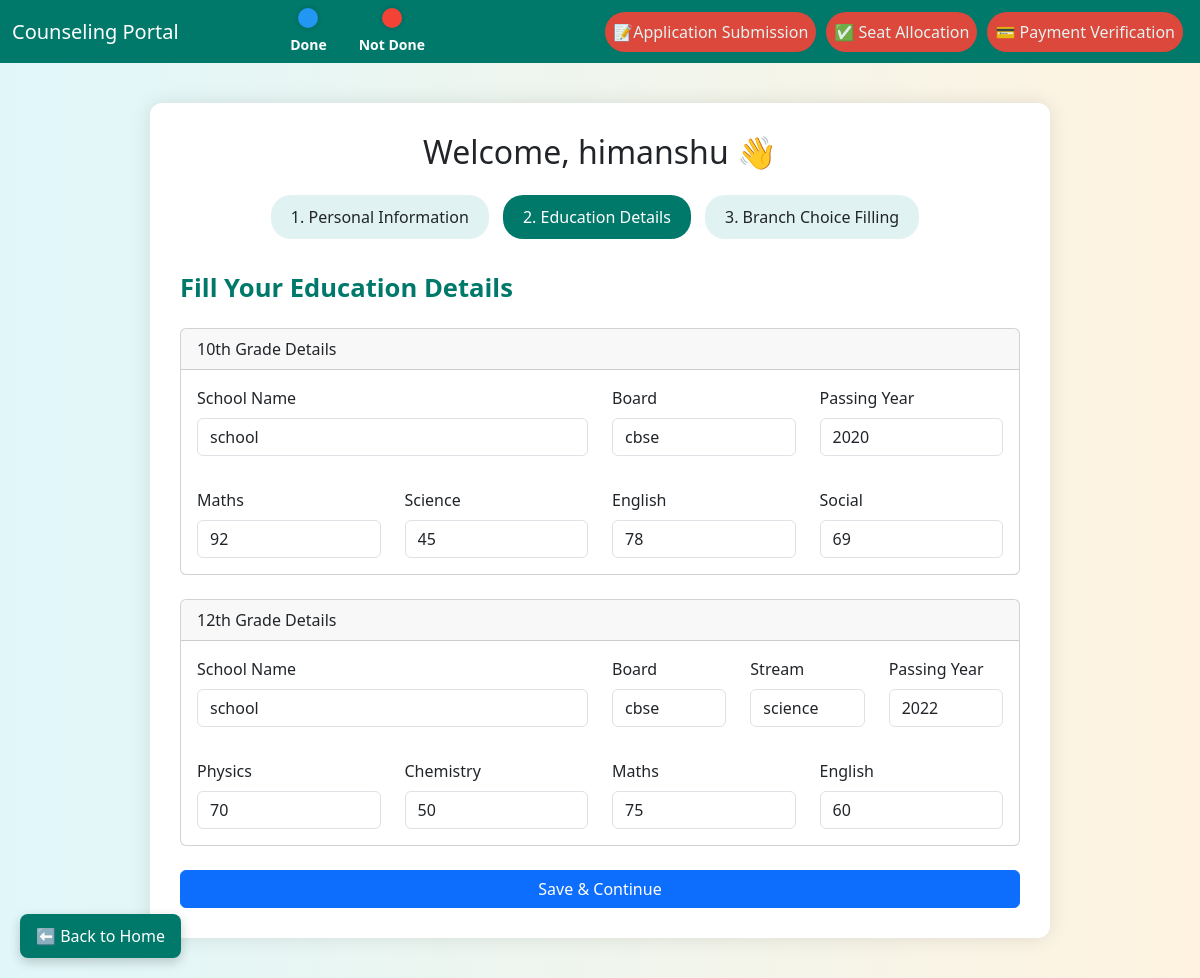
The page /student/education/ (signed in) on the database its author committed.
### SCP_PORTAL/models.py (models this page shows, shortened)
class StudentProfile(models.Model):
    user = models.OneToOneField(User, on_delete=models.CASCADE)
    full_name = models.CharField(max_length=100)
    age = models.PositiveIntegerField()
    gender = models.CharField(max_length=10)
    contact = models.CharField(max_length=15)
    school_10      = models.CharField(max_length=255, blank=True)
    tenth_board    = models.CharField(max_length=100, null=True, blank=True)
    year_10 = models.IntegerField(null=True, blank=True)
    maths_10 = models.IntegerField(null=True, blank=True)
    science_10 = models.IntegerField(null=True, blank=True)
    english_10 = models.IntegerField(null=True, blank=True)
    social_10 = models.IntegerField(null=True, blank=True)
    tenth_percentage = models.FloatField(null=True, blank=True)
    school_12       = models.CharField(max_length=255, blank=True)
    twelfth_board   = models.CharField(max_length=100, null=True, blank=True)
    twelfth_stream  = models.CharField(max_length=50, null=True, blank=True)
    year_12 = models.IntegerField(null=True, blank=True)
    physics_12 = models.IntegerField(null=True, blank=True)
    chemistry_12 = models.IntegerField(null=True, blank=True)
    maths_12 = models.IntegerField(null=True, blank=True)
    english_12 = models.IntegerField(null=True, blank=True)
    twelfth_percentage = models.FloatField(null=True, blank=True)
    choice_1 = models.CharField(max_length=100, default="")
    choice_2 = models.CharField(max_length=100, default="")
    choice_3 = models.CharField(max_length=100, default="")
    allocated_branch = models.CharField(max_length=100, null=True, blank=True)
    branch_accepted = models.BooleanField(default=False)
    payment_verified = models.BooleanField(default=False)
    receipt = models.FileField(upload_to='receipts/', null=True, blank=True)  # NEW

### SCP_PORTAL/views.py (the view)
# urls.py: path('student/education/', views.education_info, name='education_info'),
@login_required
def education_info(request):
    profile, _ = StudentProfile.objects.get_or_create(user=request.user)
    return render(request, 'education_info.html', {
        'profile': profile
    })

### templates/education_info.html (shortened to what this page needs)
{% extends 'base_dashboard.html' %}
{% block step2_indicator %}active{% endblock %}
{% block content %}
<div class="section-title">Fill Your Education Details</div>
<form method="POST" action="{% url 'submit_education_info' %}">
  <div class="card mb-4">
    <div class="card-header">10th Grade Details</div>
    <div class="card-body">
      <div class="row gy-3">
        <div class="col-md-6">
          <label for="school_10" class="form-label">School Name</label>
          <input type="text"
                 id="school_10"
                 name="school_10"
                 class="form-control"
                 value="{{ profile.school_10 }}">
        </div>
        <div class="col-md-3">
          <label for="tenth_board" class="form-label">Board</label>
          <input type="text"
                 id="tenth_board"
                 name="tenth_board"
                 class="form-control"
                 value="{{ profile.tenth_board }}">
        </div>
        <div class="col-md-3">
          <label for="year_10" class="form-label">Passing Year</label>
          <input type="number"
                 id="year_10"
                 name="year_10"
                 class="form-control"
                 value="{{ profile.year_10 }}">
        </div>
      </div>
      <div class="row gy-3 mt-3">
        <div class="col-md-3">
          <label for="maths_10" class="form-label">Maths</label>
          <input type="number"
                 id="maths_10"
                 name="maths_10"
                 class="form-control"
                 value="{{ profile.maths_10 }}">
        </div>
        <div class="col-md-3">
          <label for="science_10" class="form-label">Science</label>
          <input type="number"
                 id="science_10"
                 name="science_10"
                 class="form-control"
                 value="{{ profile.science_10 }}">
        </div>
        <div class="col-md-3">
          <label for="english_10" class="form-label">English</label>
          <input type="number"
                 id="english_10"
                 name="english_10"
                 class="form-control"
                 value="{{ profile.english_10 }}">
        </div>
        <div class="col-md-3">
          <label for="social_10" class="form-label">Social</label>
          <input type="number"
                 id="social_10"
                 name="social_10"
                 class="form-control"
                 value="{{ profile.social_10 }}">
        </div>
      </div>
    </div>
  </div>
  <div class="card mb-4">
    <div class="card-header">12th Grade Details</div>
    <div class="card-body">
      <div class="row gy-3">
        <div class="col-md-6">
          <label for="school_12" class="form-label">School Name</label>
          <input type="text"
                 id="school_12"
                 name="school_12"
                 class="form-control"
                 value="{{ profile.school_12 }}">
        </div>
        <div class="col-md-2">
          <label for="tenth_board" class="form-label">Board</label>
          <input type="text"
                 id="twelfth_board"
                 name="twelfth_board"
                 class="form-control"
                 value="{{ profile.twelfth_board }}">
        </div>
        <div class="col-md-2">
          <label for="twelfth_stream" class="form-label">Stream</label>
          <input type="text"
                 id="twelfth_stream"
                 name="twelfth_stream"
                 class="form-control"
                 value="{{ profile.twelfth_stream }}">
        </div>
        <div class="col-md-2">
          <label for="year_12" class="form-label">Passing Year</label>
          <input type="number"
                 id="year_12"
                 name="year_12"
                 class="form-control"
                 value="{{ profile.year_12 }}">
        </div>
      </div>
      <div class="row gy-3 mt-3">
        <div class="col-md-3">
          <label for="physics_12" class="form-label">Physics</label>
          <input type="number"
                 id="physics_12"
                 name="physics_12"
                 class="form-control"
                 value="{{ profile.physics_12 }}">
        </div>
        <div class="col-md-3">
          <label for="chemistry_12" class="form-label">Chemistry</label>
          <input type="number"
                 id="chemistry_12"
                 name="chemistry_12"
                 class="form-control"
                 value="{{ profile.chemistry_12 }}">
        </div>
        <div class="col-md-3">
          <label for="maths_12" class="form-label">Maths</label>
          <input type="number"
                 id="maths_12"
                 name="maths_12"
                 class="form-control"
                 value="{{ profile.maths_12 }}">
        </div>
        <div class="col-md-3">
          <label for="english_12" class="form-label">English</label>
          <input type="number"
                 id="english_12"
                 name="english_12"
                 class="form-control"
                 value="{{ profile.english_12 }}">
        </div>
      </div>
    </div>
  </div>
  <button type="submit" class="btn btn-primary w-100">
    Save & Continue
  </button>
</form>
{% endblock %}

### templates/base_dashboard.html (shortened to what this page needs)
<!DOCTYPE html>
<html lang="en">
<head>
  <link href="https://cdn.jsdelivr.net/npm/bootstrap@5.3.2/dist/css/bootstrap.min.css" rel="stylesheet">
</head>
<body>
  <nav class="navbar navbar-expand-lg">
  <div class="container-fluid justify-content-between">
    <a class="navbar-brand" href="#">Counseling Portal</a>
    <div class="d-flex justify-content-center align-items-center mx-auto">
      <div class="text-center mx-3">
        <div class="status-circle done"></div>
        <div class="fw-semibold text-white small">Done</div>
      </div>
      <div class="text-center mx-3">
        <div class="status-circle not-done"></div>
        <div class="fw-semibold text-white small">Not Done</div>
      </div>
    </div>
    <ul class="navbar-nav ms-auto align-items-center">
      <li class="nav-item">
        <span class="nav-link status-step {% block submitted_status %}inactive{% endblock %}" data-bs-toggle="tooltip" title="Form submitted by student">
          📝Application Submission
        </span>
      </li>
      <li class="nav-item">
        <span class="nav-link status-step {% block accepted_status %}inactive{% endblock %}" data-bs-toggle="tooltip" title="Waiting for admin approval">
          ✅ Seat Allocation
        </span>
      </li>
      <li class="nav-item">
        <span class="nav-link status-step {% block payment_status %}inactive{% endblock %}" data-bs-toggle="tooltip" title="Payment not yet verified">
          💳 Payment Verification
        </span>
      </li>
    </ul>
  </div>
</nav>
  <div class="dashboard-container fade-in">
    <h2 class="text-center mb-4">Welcome, {{ request.user.username }} 👋</h2>
    <div class="step-indicator text-center">
      <span class="step {% block step1_indicator %}{% endblock %}">1. Personal Information</span>
      <span class="step {% block step2_indicator %}{% endblock %}">2. Education Details</span>
      <span class="step {% block step3_indicator %}{% endblock %}">3. Branch Choice Filling</span>
    </div>
    {% block content %}{% endblock %}
  </div>
<a href="/" class="back-home-btn">
  ⬅️ Back to Home
</a>
</body>
</html>

### templates/base_dashboard.html (style rules this page uses)
body { background: linear-gradient(to right, #e0f7fa, #fff3e0); font-family: 'Segoe UI', sans-serif; position: relative; overflow-x: hidden; }
body::before { content: ""; position: absolute; top: 0; left: 0; width: 100%; height: 100%; background: url('https://i.imgur.com/4ZQZ4Zy.png') no-repeat bottom right; background-size: 250px; opacity: 0.08; pointer-events: none; }
.navbar { background-color: #00796b; }
.navbar-brand, .nav-link { color: white !important; }
.dashboard-container { max-width: 900px; margin: 40px auto; background: white; padding: 30px; border-radius: 12px; box-shadow: 0 0 20px rgba(0,0,0,0.1); position: relative; z-index: 1; }
.section-title { font-size: 1.6rem; font-weight: bold; margin-bottom: 20px; color: #00796b; }
.step-indicator { margin-bottom: 30px; }
.step-indicator .step { display: inline-block; padding: 10px 20px; border-radius: 20px; background-color: #e0f2f1; margin-right: 10px; font-weight: 500; transition: background-color 0.3s ease; }
.step.active { background-color: #00796b; color: white; }
.fade-in { animation: fadeIn 0.6s ease-in-out; }
.status-step { border-radius: 20px; padding: 8px 16px; margin: 0 5px; font-weight: 500; transition: all 0.3s ease; display: inline-block; color: white !important; }
.status-step.inactive { background-color: #f44336; opacity: 0.9; box-shadow: none; }
.status-circle { width: 20px; height: 20px; border-radius: 50%; display: inline-block; box-shadow: 0 0 6px rgba(0,0,0,0.2); }
.status-circle.done { background-color: #2196f3; }
.status-circle.not-done { background-color: #f44336; }
.back-home-btn { position: fixed; bottom: 20px; left: 20px; background-color: #00796b; color: white; padding: 10px 16px; border-radius: 8px; text-decoration: none; font-weight: 500; box-shadow: 0 4px 12px rgba(0,0,0,0.2); transition: background-color 0.3s ease; z-index: 1000; }

### rows shown on the page
StudentProfile: school_10 "school", tenth_board "cbse", year_10 "2020", maths_10 "92", science_10 "45", english_10 "78", social_10 "69", school_12 "school", twelfth_board "cbse", twelfth_stream "science", year_12 "2022", physics_12 "70", chemistry_12 "50", maths_12 "75", english_12 "60"

### other values the page prints
{{ request.user.username }} "himanshu"
